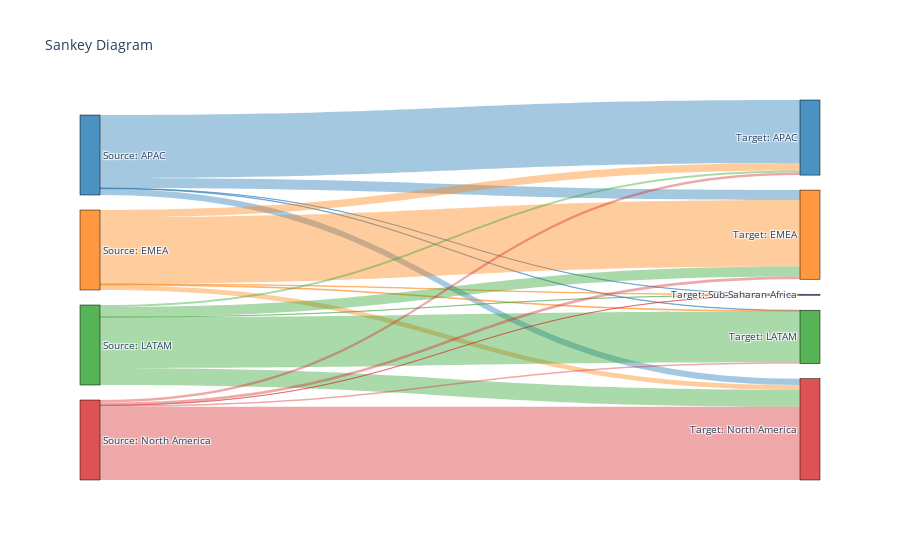

The notebook cell saved with this chart:
### Code cell
sankey_chart_creator = SankeyBipartite(
     df=df_sankey, 
     flow_column="sum", 
     source_column="client_region", 
     target_column="property_region",
     normalized=True
)
sankey_chart_creator.generate_sankey_chart()

### Figure 1 — Plotly figure (JSON) as saved in the notebook; plotly's stock layout.template omitted (floating-point values rounded to 4 significant figures)
{"data": [{"link": {"color": ["rgba(31,119,180, 0.4)", "rgba(31,119,180, 0.4)", "rgba(31,119,180, 0.4)", "rgba(31,119,180, 0.4)", "rgba(31,119,180, 0.4)", "rgba(255,127,14, 0.4)", "rgba(255,127,14, 0.4)", "rgba(255,127,14, 0.4)", "rgba(255,127,14, 0.4)", "rgba(255,127,14, 0.4)", "rgba(44,160,44, 0.4)", "rgba(44,160,44, 0.4)", "rgba(44,160,44, 0.4)", "rgba(44,160,44, 0.4)", "rgba(44,160,44, 0.4)", "rgba(214,39,40, 0.4)", "rgba(214,39,40, 0.4)", "rgba(214,39,40, 0.4)", "rgba(214,39,40, 0.4)", "rgba(214,39,40, 0.4)"], "source": [0, 0, 0, 0, 0, 1, 1, 1, 1, 1, 2, 2, 2, 2, 2, 3, 3, 3, 3, 3], "target": [5, 6, 7, 8, 9, 5, 6, 7, 8, 9, 5, 6, 7, 8, 9, 5, 6, 7, 8, 9], "value": [78.86, 12.48, 0.57, 7.89, 0.2, 9.11, 83.14, 1.01, 6.03, 0.71, 2.7, 12.35, 63.49, 21.26, 0.2, 3.19, 3.46, 1.72, 91.5, 0.13]}, "node": {"color": ["rgba(31,119,180,0.8)", "rgba(255,127,14,0.8)", "rgba(44,160,44,0.8)", "rgba(214,39,40,0.8)", "rgba(148,103,189,0.8)", "rgba(31,119,180,0.8)", "rgba(255,127,14,0.8)", "rgba(44,160,44,0.8)", "rgba(214,39,40,0.8)", "rgba(148,103,189,0.8)"], "label": ["Source: APAC", "Source: EMEA", "Source: LATAM", "Source: North America", "Source: Sub-Saharan Africa", "Target: APAC", "Target: EMEA", "Target: LATAM", "Target: North America", "Target: Sub-Saharan Africa"], "line": {"color": "black", "width": 0.5}, "pad": 15, "thickness": 20}, "type": "sankey"}], "layout": {"font": {"size": 10}, "title": {"text": "Sankey Diagram"}}}
